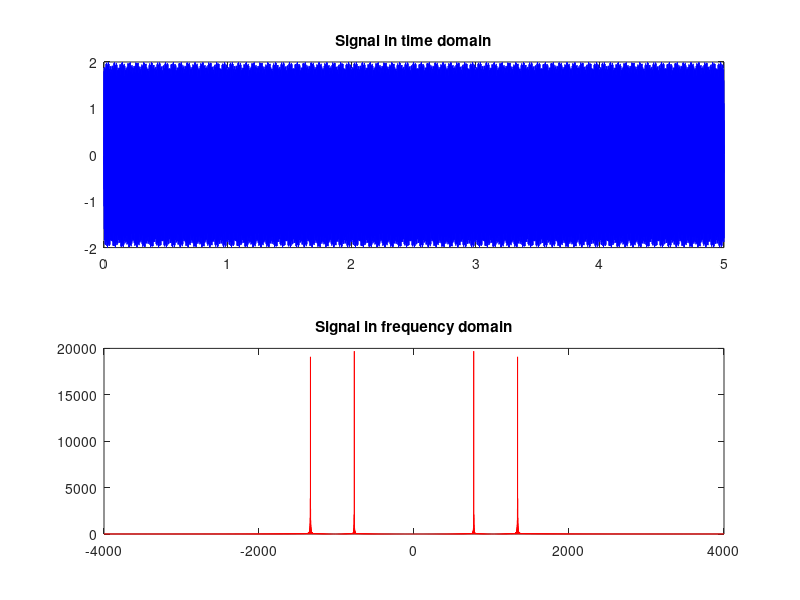
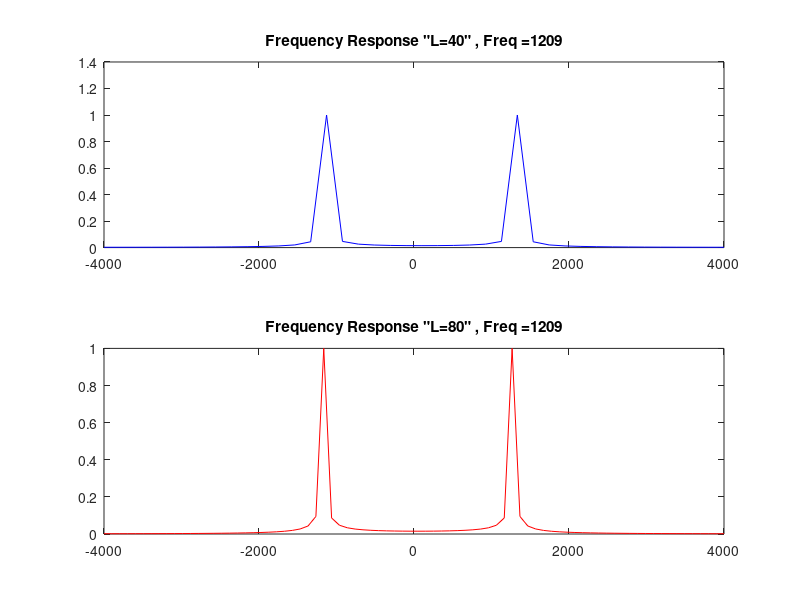
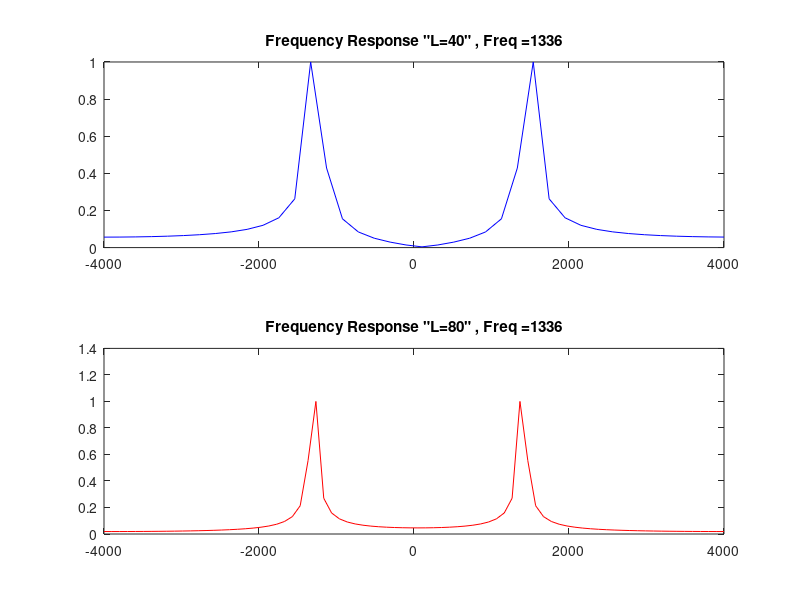
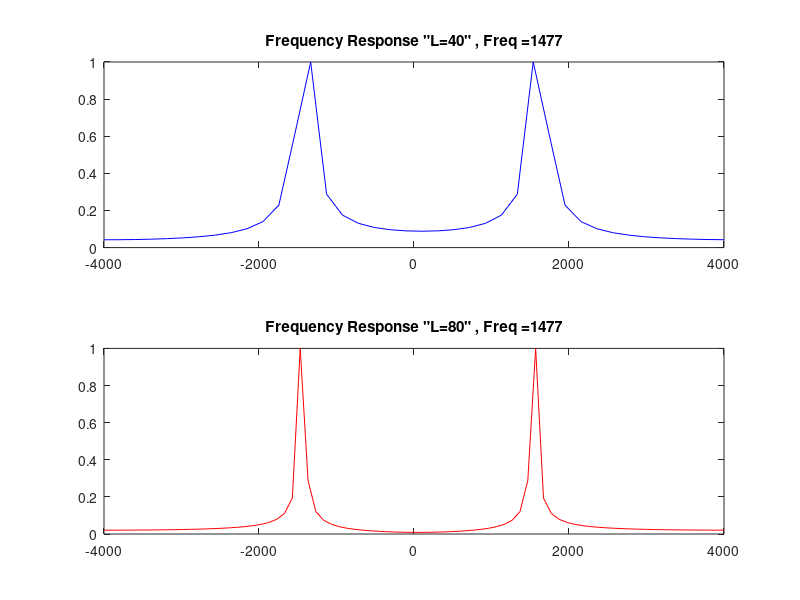

Recreate these plots in MATLAB, in order.
% Lab1: Encoding and Decoding Touch-Tone Signals
clear;close all;clc;
%% Part1 -> Encoding
disp('----------------Encoding-------------------');
%Frequency table
freq_vec = [1209, 1336, 1477, 1633, 697, 770, 852, 941];

%keypad characters
keypad = ['1' '2' '3' 'A' 'a' ;
          '4' '5' '6' 'B' 'b' ;
          '7' '8' '9' 'C' 'c' ;
          '*' '0' '#' 'D' 'd' ];

while(1)
    Num_keys = input('Enter number of keys to be pressed: ','s'); %Asking for number of keys
    %Ensuring user enters a number
    if ~(isnan(str2double(Num_keys(1))))
        Num_keys = str2double(Num_keys);
        break;
    else
        disp('Wrong Input: You should enter a number');
    end
end

%Varibales to hold the specific frequencies of the pressed key
freq1=0;
freq2=0;

%Sampling frequency
fs=8000;

i=1;
while(i<=Num_keys)
    char = input('Enter desired key: ','s'); %Asking specific key
    
    %Checking for element in keypad
    [row, col]=find(keypad==char(1));
    %Handling if user enters upper or lower case
    if(col==5)
        col=4;
    end
    %Getting the frequency value
    if(size(row,1)==0 || size(col,1)==0)
        i=i-1;
        disp('Wrong Input: You should enter a character from kepad'); %Ensuring user enters a character from keypad
    else
        freq1 = freq_vec(row+4);
        freq2 = freq_vec(col);
    end
    t1=linspace(i-1,i,fs); %defining time period as 1 second for each signal
    %Defining the generated signal
    if i==1
       GeneratedSignal = sin(2*pi*freq1*t1)+sin(2*pi*freq2*t1);
    else
       GeneratedSignal = [GeneratedSignal sin(2*pi*freq1*t1)+sin(2*pi*freq2*t1)];%concatinating with previous signal
    end
    i=i+1;
end

%plotting signal in time domain
t2=linspace(0,Num_keys,fs*Num_keys);
subplot(2,1,1);
plot(t2,GeneratedSignal,'b');
title('Signal in time domain');

%plotting signal in frequency domain
N=length(GeneratedSignal);                                     %Number of samples
GeneratedSignal_frequency=abs(fftshift(fft(GeneratedSignal))); %transfer to frequency domain
fvec=linspace(-fs/2,fs/2,N);                                   %frequency range
subplot(2,1,2);
plot(fvec,GeneratedSignal_frequency,'r');
title('Signal in frequency domain');

%Playing generated sound from signal
sound(GeneratedSignal);


%% Part2 -> Decoding
disp('----------------Decoding-------------------');


%Divide the time signal into short time segments representing individual key presses
for i=0:(Num_keys-1)
    %every segment with one second period
    segment=GeneratedSignal((1+i*fs):((i+1)*fs));
    
    %loop over all the frequencies to bluild a filter for every frequency
    for fb=freq_vec
        if i==0
            figure;
            L=40;
            n=0:L-1;
            beta=1/max(abs(fftshift(fft(cos(2*pi*fb*n/fs))))); %Ensuring that the maximum value of the frequency response will be equal to one
            %filter equation in time domain
            h_n = beta * cos(2*pi*fb*n/fs);
            %filter equation in frequency domain
            h_f = abs(fftshift(fft(h_n)));
            
            fvec=linspace(-fs/2,fs/2,length(h_n));  %frequency range
            subplot(2,1,1);
            plot(fvec,h_f,'b');
            str = strcat('Frequency Response "L=40" , Freq = ',num2str(fb));
            title(str);
        end
        L=80;
        n=0:L-1;
        beta=1/max(abs(fftshift(fft(cos(2*pi*fb*n/fs))))); %Ensuring that the maximum value of the frequency response will be equal to one
        %filter equation in time domain
        h_n = beta * cos(2*pi*fb*n/fs);
        %filter equation in frequency domain
        h_f = abs(fftshift(fft(h_n)));
        
        fvec=linspace(-fs/2,fs/2,length(h_n));  %frequency range
        if i==0
            subplot(2,1,2);
            plot(fvec,h_f,'r');
            str = strcat('Frequency Response "L=80" , Freq = ',num2str(fb));
            title(str);
        end
        
        
        %convolution in time domain = mulitplication in frequecny domain
        out = conv(h_n,segment);
        %add the filter output to the filter bank vector
        if fb==1209
            filter_bank_freq = max(out);
        else
            filter_bank_freq = [filter_bank_freq max(out)];%concatinating with previous signal
        end
    end
    
    freq_decode = zeros(1,2); %variable to hold frequencies after decoding
    
    [~,index] = max(filter_bank_freq);   %getting index of max element
    freq_decode(1)=freq_vec(index);      %saving frequency corresponding to that index
    filter_bank_freq(index)=0;           %setting it to zero in the output vector to get the second elemnt
    [~,index] = max(filter_bank_freq);   %getting index of second max element
    freq_decode(2)=freq_vec(index);      %saving frequency corresponding to that index
    
    %Remappping the decoded frequencies to the keypad
    col = find(freq_vec==max(freq_decode));
    row = find(freq_vec==min(freq_decode))-4;
    if i==0
        detected_keys = keypad(row,col);
    else
        detected_keys = [detected_keys keypad(row,col)];
    end
end

disp('Detected Keys After Decoding: ');
for i=1:length(detected_keys)
    disp(detected_keys(i))
end
